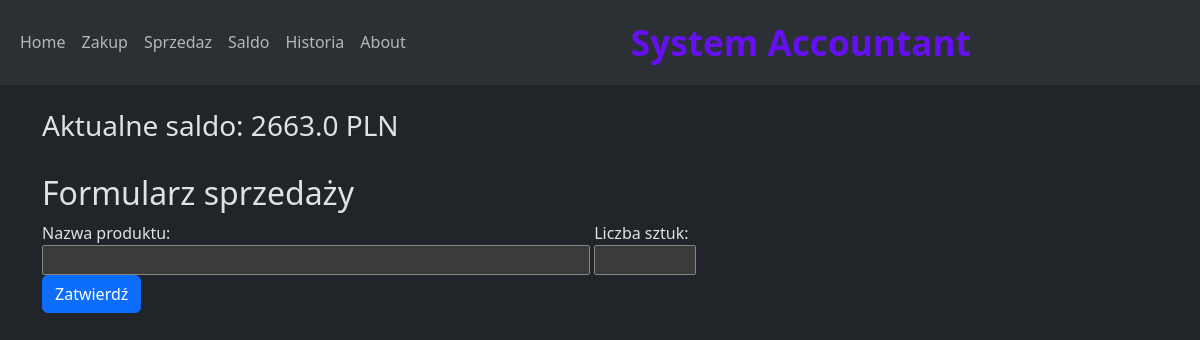
Before: /sprzedaz with the older database file.
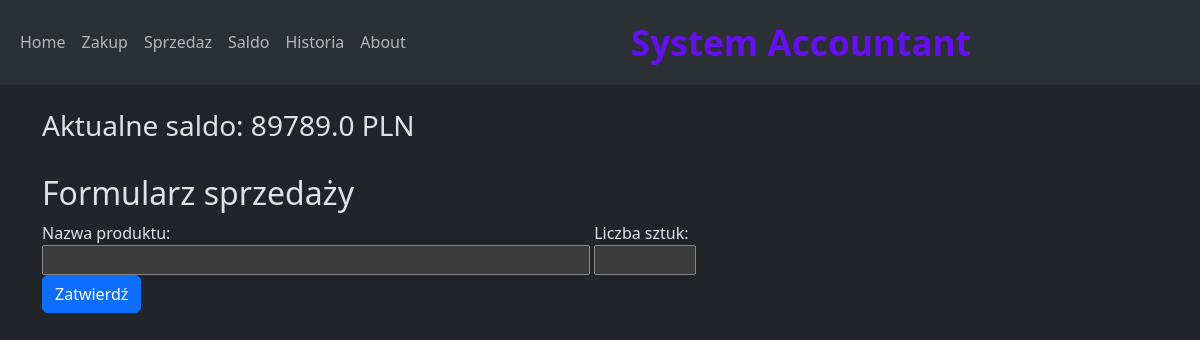
After: the same page with the newer database file.
### app.py (models this page shows)
class Saldo(db.Model):
    id = db.Column(db.Integer, primary_key=True)
    saldo = db.Column(db.Float)
    when = db.Column(db.DateTime, server_default=func.now())

### app.py (the view, shortened to what this page needs)
@app.route('/sprzedaz', methods = ["GET", "POST"])
def sprzedaz():
    magazyn_stan = Inventory.query.all()
    konto = Saldo.query.order_by(Saldo.id.desc()).first()
    konto = konto.saldo
    return render_template('sprzedaz.html', magazyn_sql=magazyn_stan, konto=konto)

### templates/sprzedaz.html (shortened to what this page needs)
{% extends "base.html" %}
{% block content %}
<h3>Aktualne saldo:  {{ konto }} PLN</h3>
 <br>
<form action="/sprzedaz" method="POST">
    <h2>Formularz sprzedaży</h2>
    <label style="width: calc(50% - 10px)">Nazwa produktu:</label>
    <label style="width: calc(10% - 10px)">Liczba sztuk:</label>
    <br>
    <input list="productNames" style="width: calc(50% - 10px)" type="text" name="productNameSell">
    <input style="width: calc(10% - 10px)" type="number" name="quantitySell" required>
    <br>
    <button type="submit" class="btn btn-primary">Zatwierdź</button>
</form>
{% endblock %}

Changed rows visible on the page:
no longer on this page (row unchanged): Saldo: saldo "2663.0"
added Saldo: saldo "89789.0"
